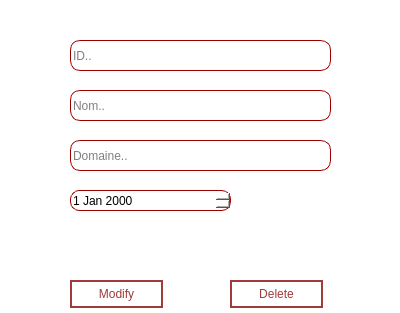
<?xml version="1.0" encoding="UTF-8"?>
<ui version="4.0">
 <class>modify_clients</class>
 <widget class="QDialog" name="modify_clients">
  <property name="geometry">
   <rect>
    <x>0</x>
    <y>0</y>
    <width>400</width>
    <height>313</height>
   </rect>
  </property>
  <property name="windowTitle">
   <string>Dialog</string>
  </property>
  <property name="styleSheet">
   <string notr="true">background-color: white;</string>
  </property>
  <widget class="QLineEdit" name="le_nom_u_clients">
   <property name="geometry">
    <rect>
     <x>70</x>
     <y>90</y>
     <width>261</width>
     <height>31</height>
    </rect>
   </property>
   <property name="styleSheet">
    <string notr="true">QLineEdit{
border: 1px solid;
border-color: #9B0000;
border-radius: 10px;
}</string>
   </property>
   <property name="placeholderText">
    <string>Nom..</string>
   </property>
  </widget>
  <widget class="QDateEdit" name="le_date_u_clients">
   <property name="geometry">
    <rect>
     <x>70</x>
     <y>190</y>
     <width>161</width>
     <height>21</height>
    </rect>
   </property>
   <property name="styleSheet">
    <string notr="true">QDateEdit{
border: 1px solid;
border-color: #9B0000;
border-radius: 9px;
}</string>
   </property>
  </widget>
  <widget class="QLineEdit" name="le_domaine_u_clients">
   <property name="geometry">
    <rect>
     <x>70</x>
     <y>140</y>
     <width>261</width>
     <height>31</height>
    </rect>
   </property>
   <property name="styleSheet">
    <string notr="true">QLineEdit{
border: 1px solid;
border-color: #9B0000;
border-radius: 10px;
}</string>
   </property>
   <property name="placeholderText">
    <string>Domaine..</string>
   </property>
  </widget>
  <widget class="QLineEdit" name="le_id_u_clients">
   <property name="enabled">
    <bool>false</bool>
   </property>
   <property name="geometry">
    <rect>
     <x>70</x>
     <y>40</y>
     <width>261</width>
     <height>31</height>
    </rect>
   </property>
   <property name="styleSheet">
    <string notr="true">QLineEdit{
border: 1px solid;
border-color: #9B0000;
border-radius: 10px;
}</string>
   </property>
   <property name="placeholderText">
    <string>ID..</string>
   </property>
  </widget>
  <widget class="QPushButton" name="appliquer_clients">
   <property name="geometry">
    <rect>
     <x>70</x>
     <y>280</y>
     <width>93</width>
     <height>28</height>
    </rect>
   </property>
   <property name="styleSheet">
    <string notr="true">QPushButton {
color: rgb(158,59,59);
font: 75 9pt &quot;Arial&quot;;
border: 2px solid rgb(158,59,59);
border-radius: 15px;
}

QPushButton:hover {
  color: #fff; 
  background-color: #a63b3b; 
  border-color: #a63b3b;
}

QPushButton:pressed {
  color: #fff; 
  background-color: #802c2c; 
  border-color: #802c2c; 
}</string>
   </property>
   <property name="text">
    <string>Modify</string>
   </property>
  </widget>
  <widget class="QPushButton" name="supprimer_clients">
   <property name="geometry">
    <rect>
     <x>230</x>
     <y>280</y>
     <width>93</width>
     <height>28</height>
    </rect>
   </property>
   <property name="styleSheet">
    <string notr="true">QPushButton {
color: rgb(158,59,59);
font: 75 9pt &quot;Arial&quot;;
border: 2px solid rgb(158,59,59);
border-radius: 15px;
}

QPushButton:hover {
  color: #fff; 
  background-color: #a63b3b; 
  border-color: #a63b3b;
}

QPushButton:pressed {
  color: #fff; 
  background-color: #802c2c; 
  border-color: #802c2c; 
}</string>
   </property>
   <property name="text">
    <string>Delete</string>
   </property>
  </widget>
  <widget class="QLabel" name="label">
   <property name="geometry">
    <rect>
     <x>30</x>
     <y>20</y>
     <width>311</width>
     <height>261</height>
    </rect>
   </property>
   <property name="text">
    <string/>
   </property>
   <property name="pixmap">
    <pixmap resource="ressources.qrc">:/new/prefix1/gfx/3516835.png</pixmap>
   </property>
   <property name="scaledContents">
    <bool>true</bool>
   </property>
  </widget>
  <zorder>label</zorder>
  <zorder>le_nom_u_clients</zorder>
  <zorder>le_date_u_clients</zorder>
  <zorder>le_domaine_u_clients</zorder>
  <zorder>le_id_u_clients</zorder>
  <zorder>appliquer_clients</zorder>
  <zorder>supprimer_clients</zorder>
 </widget>
 <resources>
  <include location="ressources.qrc"/>
 </resources>
 <connections/>
</ui>
